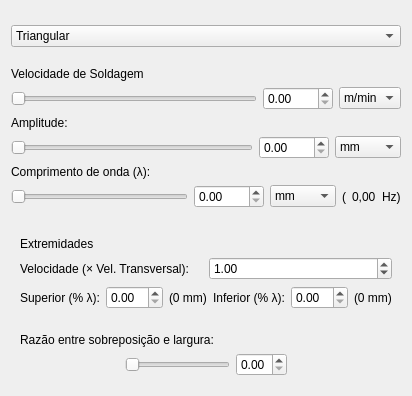
<?xml version="1.0" encoding="UTF-8"?>
<ui version="4.0">
 <class>TransversalWidget</class>
 <widget class="QWidget" name="TransversalWidget">
  <property name="geometry">
   <rect>
    <x>0</x>
    <y>0</y>
    <width>388</width>
    <height>396</height>
   </rect>
  </property>
  <property name="windowTitle">
   <string>Form</string>
  </property>
  <layout class="QVBoxLayout" name="verticalLayout_4">
   <item>
    <spacer name="verticalSpacer_7">
     <property name="orientation">
      <enum>Qt::Vertical</enum>
     </property>
     <property name="sizeHint" stdset="0">
      <size>
       <width>20</width>
       <height>21</height>
      </size>
     </property>
    </spacer>
   </item>
   <item>
    <widget class="QComboBox" name="transvTrajectoryComboBox">
     <item>
      <property name="text">
       <string>Triangular</string>
      </property>
     </item>
     <item>
      <property name="text">
       <string>E</string>
      </property>
     </item>
     <item>
      <property name="text">
       <string>Duplo E</string>
      </property>
     </item>
     <item>
      <property name="text">
       <string>Duplo 8</string>
      </property>
     </item>
     <item>
      <property name="text">
       <string>Tijolo</string>
      </property>
     </item>
     <item>
      <property name="text">
       <string>Duplo Triangular</string>
      </property>
     </item>
     <item>
      <property name="text">
       <string>Duplo Triangular 5 segmentos</string>
      </property>
     </item>
    </widget>
   </item>
   <item>
    <spacer name="verticalSpacer_9">
     <property name="orientation">
      <enum>Qt::Vertical</enum>
     </property>
     <property name="sizeHint" stdset="0">
      <size>
       <width>20</width>
       <height>21</height>
      </size>
     </property>
    </spacer>
   </item>
   <item>
    <layout class="QGridLayout" name="gridLayout_12">
     <item row="1" column="0">
      <widget class="QSlider" name="trWeldSpeedSlider">
       <property name="maximum">
        <number>300</number>
       </property>
       <property name="orientation">
        <enum>Qt::Horizontal</enum>
       </property>
      </widget>
     </item>
     <item row="1" column="2">
      <widget class="QComboBox" name="trWeldSpeedUnitComboBox">
       <item>
        <property name="text">
         <string>m/min</string>
        </property>
       </item>
       <item>
        <property name="text">
         <string>mm/s</string>
        </property>
       </item>
       <item>
        <property name="text">
         <string>rpm</string>
        </property>
       </item>
       <item>
        <property name="text">
         <string>rps</string>
        </property>
       </item>
      </widget>
     </item>
     <item row="0" column="0">
      <widget class="QLabel" name="label_14">
       <property name="text">
        <string>Velocidade de Soldagem</string>
       </property>
      </widget>
     </item>
     <item row="1" column="1">
      <widget class="QDoubleSpinBox" name="trWeldSpeedSpinBox">
       <property name="minimumSize">
        <size>
         <width>70</width>
         <height>0</height>
        </size>
       </property>
      </widget>
     </item>
    </layout>
   </item>
   <item>
    <layout class="QGridLayout" name="gridLayout_6">
     <item row="1" column="0">
      <widget class="QSlider" name="trAmplitudeSlider">
       <property name="maximum">
        <number>300</number>
       </property>
       <property name="orientation">
        <enum>Qt::Horizontal</enum>
       </property>
      </widget>
     </item>
     <item row="1" column="1">
      <widget class="QDoubleSpinBox" name="trAmplitudeSpinBox">
       <property name="minimumSize">
        <size>
         <width>70</width>
         <height>0</height>
        </size>
       </property>
      </widget>
     </item>
     <item row="1" column="2">
      <widget class="QComboBox" name="trAmplitudeUnitComboBox">
       <property name="sizeIncrement">
        <size>
         <width>0</width>
         <height>0</height>
        </size>
       </property>
       <item>
        <property name="text">
         <string>mm</string>
        </property>
       </item>
       <item>
        <property name="text">
         <string>cm</string>
        </property>
       </item>
       <item>
        <property name="text">
         <string>m</string>
        </property>
       </item>
       <item>
        <property name="text">
         <string>pulsos</string>
        </property>
       </item>
       <item>
        <property name="text">
         <string>&quot;</string>
        </property>
       </item>
      </widget>
     </item>
     <item row="0" column="0">
      <widget class="QLabel" name="label_9">
       <property name="text">
        <string>Amplitude:</string>
       </property>
      </widget>
     </item>
    </layout>
   </item>
   <item>
    <layout class="QGridLayout" name="gridLayout_10">
     <item row="1" column="1">
      <widget class="QDoubleSpinBox" name="trLambdaSpinBox">
       <property name="minimumSize">
        <size>
         <width>70</width>
         <height>0</height>
        </size>
       </property>
      </widget>
     </item>
     <item row="1" column="2">
      <widget class="QComboBox" name="trLambdaUnitComboBox">
       <property name="sizeIncrement">
        <size>
         <width>0</width>
         <height>0</height>
        </size>
       </property>
       <item>
        <property name="text">
         <string>mm</string>
        </property>
       </item>
       <item>
        <property name="text">
         <string>cm</string>
        </property>
       </item>
       <item>
        <property name="text">
         <string>m</string>
        </property>
       </item>
       <item>
        <property name="text">
         <string>pulsos</string>
        </property>
       </item>
       <item>
        <property name="text">
         <string>&quot;</string>
        </property>
       </item>
      </widget>
     </item>
     <item row="1" column="0">
      <widget class="QSlider" name="trLambdaSlider">
       <property name="maximum">
        <number>300</number>
       </property>
       <property name="orientation">
        <enum>Qt::Horizontal</enum>
       </property>
      </widget>
     </item>
     <item row="0" column="0">
      <widget class="QLabel" name="label_33">
       <property name="text">
        <string>Comprimento de onda (λ):</string>
       </property>
      </widget>
     </item>
     <item row="1" column="5">
      <widget class="QLabel" name="label_15">
       <property name="text">
        <string>Hz)</string>
       </property>
      </widget>
     </item>
     <item row="1" column="4">
      <widget class="QLabel" name="frLabel">
       <property name="text">
        <string>0,00</string>
       </property>
      </widget>
     </item>
     <item row="1" column="3">
      <widget class="QLabel" name="label_12">
       <property name="text">
        <string>(</string>
       </property>
      </widget>
     </item>
    </layout>
   </item>
   <item>
    <spacer name="verticalSpacer_8">
     <property name="orientation">
      <enum>Qt::Vertical</enum>
     </property>
     <property name="sizeHint" stdset="0">
      <size>
       <width>20</width>
       <height>21</height>
      </size>
     </property>
    </spacer>
   </item>
   <item>
    <widget class="QWidget" name="stopTimeWidget" native="true">
     <layout class="QVBoxLayout" name="verticalLayout">
      <item>
       <layout class="QVBoxLayout" name="verticalLayout_2">
        <item>
         <widget class="QLabel" name="label_35">
          <property name="text">
           <string>Extremidades</string>
          </property>
         </widget>
        </item>
        <item>
         <layout class="QHBoxLayout" name="horizontalLayout_2">
          <item>
           <widget class="QLabel" name="label_50">
            <property name="text">
             <string>Velocidade (× Vel. Transversal):</string>
            </property>
           </widget>
          </item>
          <item>
           <widget class="QDoubleSpinBox" name="spdExtrSpinBox">
            <property name="maximum">
             <double>4.000000000000000</double>
            </property>
            <property name="singleStep">
             <double>0.100000000000000</double>
            </property>
            <property name="value">
             <double>1.000000000000000</double>
            </property>
           </widget>
          </item>
         </layout>
        </item>
        <item>
         <layout class="QHBoxLayout" name="horizontalLayout_6">
          <item>
           <widget class="QLabel" name="stopTimeLabel">
            <property name="text">
             <string>Superior (% λ):</string>
            </property>
           </widget>
          </item>
          <item>
           <widget class="QDoubleSpinBox" name="stopSupSpinBox">
            <property name="maximum">
             <double>50.000000000000000</double>
            </property>
           </widget>
          </item>
          <item>
           <widget class="QLabel" name="label_37">
            <property name="text">
             <string>(0 mm)</string>
            </property>
           </widget>
          </item>
          <item>
           <widget class="QLabel" name="label_38">
            <property name="text">
             <string>Inferior (% λ):</string>
            </property>
           </widget>
          </item>
          <item>
           <widget class="QDoubleSpinBox" name="stopInfSpinBox">
            <property name="maximum">
             <double>50.000000000000000</double>
            </property>
           </widget>
          </item>
          <item>
           <widget class="QLabel" name="label_39">
            <property name="text">
             <string>(0 mm)</string>
            </property>
           </widget>
          </item>
         </layout>
        </item>
       </layout>
      </item>
     </layout>
    </widget>
   </item>
   <item>
    <widget class="QWidget" name="rhoWidget" native="true">
     <layout class="QVBoxLayout" name="verticalLayout_3">
      <item>
       <widget class="QLabel" name="label_41">
        <property name="text">
         <string>Razão entre sobreposição e largura:</string>
        </property>
       </widget>
      </item>
      <item>
       <layout class="QHBoxLayout" name="horizontalLayout_7">
        <item>
         <spacer name="horizontalSpacer_8">
          <property name="orientation">
           <enum>Qt::Horizontal</enum>
          </property>
          <property name="sizeHint" stdset="0">
           <size>
            <width>40</width>
            <height>20</height>
           </size>
          </property>
         </spacer>
        </item>
        <item>
         <widget class="QSlider" name="rhoSlider">
          <property name="orientation">
           <enum>Qt::Horizontal</enum>
          </property>
         </widget>
        </item>
        <item>
         <widget class="QDoubleSpinBox" name="rhoSpinBox">
          <property name="maximum">
           <double>0.990000000000000</double>
          </property>
          <property name="singleStep">
           <double>0.100000000000000</double>
          </property>
         </widget>
        </item>
        <item>
         <spacer name="horizontalSpacer_10">
          <property name="orientation">
           <enum>Qt::Horizontal</enum>
          </property>
          <property name="sizeHint" stdset="0">
           <size>
            <width>40</width>
            <height>20</height>
           </size>
          </property>
         </spacer>
        </item>
       </layout>
      </item>
     </layout>
    </widget>
   </item>
  </layout>
 </widget>
 <resources/>
 <connections/>
</ui>
